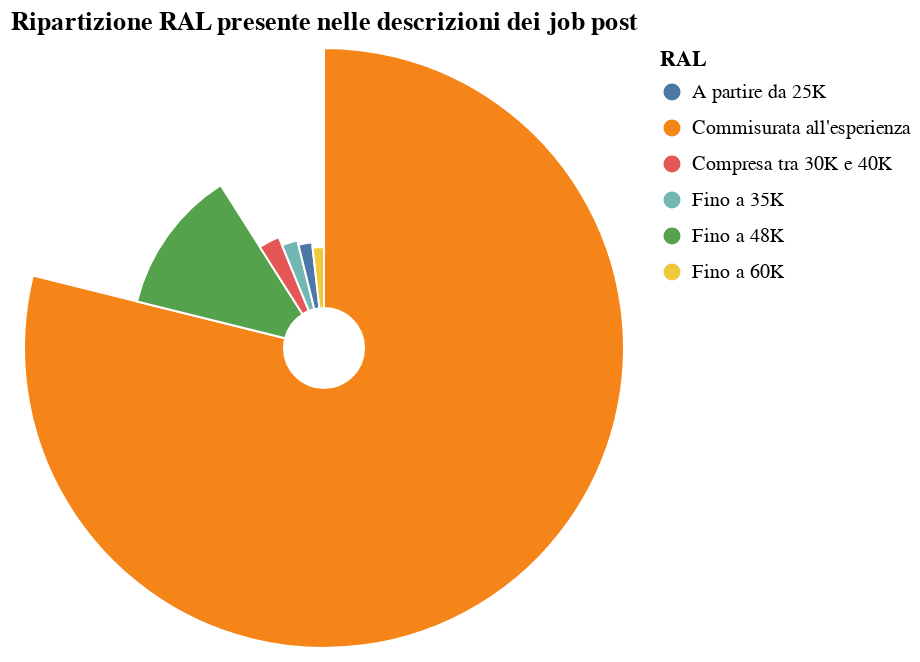

This figure's Vega-Lite source:
### Vega-Lite specification from a JSON file in a GitHub repository (floating-point values rounded to 4 significant figures)
{"$schema": "https://vega.github.io/schema/vega-lite/v5.17.0.json", "config": {"view": {"continuousHeight": 300, "continuousWidth": 300}}, "data": {"name": "data-7eaabffce5a31fc8ad8d978ca3ec88b7"}, "datasets": {"data-7eaabffce5a31fc8ad8d978ca3ec88b7": [{"%": 78.86, "RAL": "Commisurata all'esperienza"}, {"%": 12.11, "RAL": "Fino a 48K"}, {"%": 2.83, "RAL": "Compresa tra 30K e 40K"}, {"%": 2.31, "RAL": "Fino a 35K"}, {"%": 2.06, "RAL": "A partire da 25K"}, {"%": 1.8, "RAL": "Fino a 60K"}]}, "height": 300, "layer": [{"encoding": {"color": {"field": "RAL", "type": "nominal"}, "order": {"field": "%", "sort": "descending", "type": "quantitative"}, "radius": {"field": "%", "scale": {"rangeMin": 20, "type": "symlog", "zero": true}, "type": "quantitative"}, "theta": {"field": "%", "stack": true, "type": "quantitative"}, "tooltip": [{"field": "RAL", "type": "nominal"}, {"field": "%", "type": "quantitative"}]}, "mark": {"innerRadius": 20, "stroke": "#fff", "type": "arc"}, "title": "Ripartizione RAL presente nelle descrizioni dei job post"}, {"encoding": {"color": {"field": "RAL", "type": "nominal"}, "order": {"field": "%", "sort": "descending", "type": "quantitative"}, "radius": {"field": "%", "scale": {"rangeMin": 20, "type": "symlog", "zero": true}, "type": "quantitative"}, "theta": {"field": "%", "stack": true, "type": "quantitative"}, "tooltip": [{"field": "RAL", "type": "nominal"}, {"field": "%", "type": "quantitative"}]}, "mark": {"radiusOffset": 10, "type": "text"}, "title": "Ripartizione RAL presente nelle descrizioni dei job post"}], "width": "container"}
